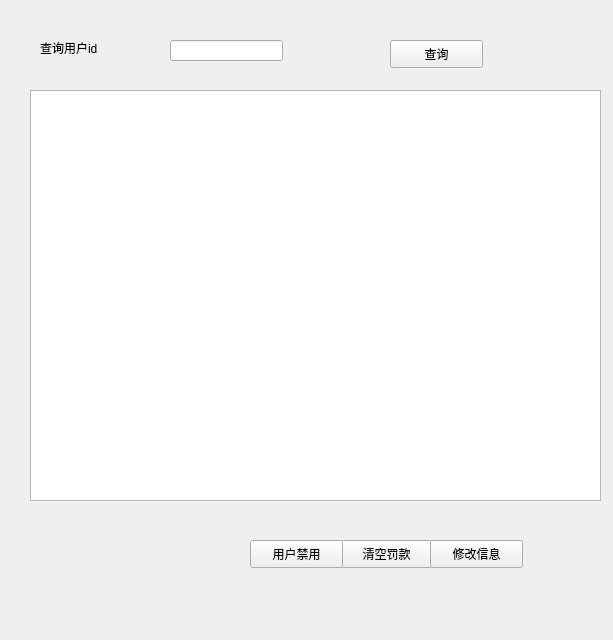
<?xml version="1.0" encoding="UTF-8"?>
<ui version="4.0">
 <class>UserStackedPage</class>
 <widget class="QWidget" name="UserStackedPage">
  <property name="geometry">
   <rect>
    <x>0</x>
    <y>0</y>
    <width>613</width>
    <height>640</height>
   </rect>
  </property>
  <property name="windowTitle">
   <string>Form</string>
  </property>
  <widget class="QTableWidget" name="tableWidget">
   <property name="geometry">
    <rect>
     <x>30</x>
     <y>90</y>
     <width>571</width>
     <height>411</height>
    </rect>
   </property>
  </widget>
  <widget class="QPushButton" name="ClearFineButton">
   <property name="geometry">
    <rect>
     <x>340</x>
     <y>540</y>
     <width>93</width>
     <height>28</height>
    </rect>
   </property>
   <property name="text">
    <string>清空罚款</string>
   </property>
  </widget>
  <widget class="QPushButton" name="ChangeInfoButton">
   <property name="geometry">
    <rect>
     <x>430</x>
     <y>540</y>
     <width>93</width>
     <height>28</height>
    </rect>
   </property>
   <property name="text">
    <string>修改信息</string>
   </property>
  </widget>
  <widget class="QPushButton" name="SearchButton">
   <property name="geometry">
    <rect>
     <x>390</x>
     <y>40</y>
     <width>93</width>
     <height>28</height>
    </rect>
   </property>
   <property name="text">
    <string>查询</string>
   </property>
  </widget>
  <widget class="QLineEdit" name="Search">
   <property name="geometry">
    <rect>
     <x>170</x>
     <y>40</y>
     <width>113</width>
     <height>21</height>
    </rect>
   </property>
  </widget>
  <widget class="QLabel" name="label">
   <property name="geometry">
    <rect>
     <x>40</x>
     <y>40</y>
     <width>81</width>
     <height>16</height>
    </rect>
   </property>
   <property name="text">
    <string>查询用户id</string>
   </property>
  </widget>
  <widget class="QPushButton" name="DeleteButton">
   <property name="geometry">
    <rect>
     <x>250</x>
     <y>540</y>
     <width>93</width>
     <height>28</height>
    </rect>
   </property>
   <property name="text">
    <string>用户禁用</string>
   </property>
  </widget>
 </widget>
 <resources/>
 <connections/>
</ui>
